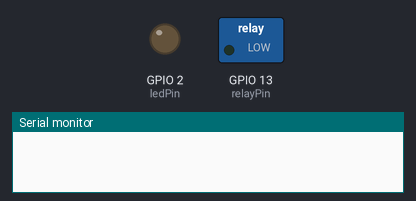
A sketch run on a simulated ESP32. Parts: switched loads named in the sketch (green lamp = pin HIGH), output pins drawn as LEDs (lit = HIGH), the last lines printed to the serial monitor. WiFi joins after 1.5 s; servers stay silent unless stated; network time is answered at once with the bench clock; the local clock reads 2024-03-15 10:24:30 at power-on unless the sketch sets it.

Above: at 0.1 s.
At 2.1 s:
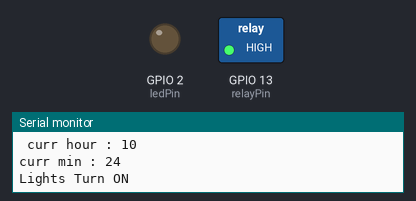
Timing chart, 0 to 3.6 s (numbered marks = the images above):
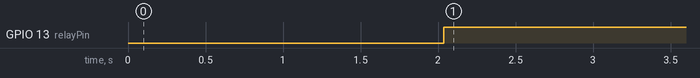

Measured:
- by itself, GPIO 13 (relayPin): LOW → HIGH at 2.0 s

The sketch:

manageLights.ino
```cpp
#include <WiFi.h>
#include <ESPAsyncWebServer.h>
#include <NTPClient.h>
#include <WiFiUdp.h>
#include <ESPmDNS.h>

// WiFi credentials
const char* ssid = "TP-Link_B432";
const char* password = "10499252";

// NTP setup
WiFiUDP ntpUDP;
NTPClient timeClient(ntpUDP, "pool.ntp.org", 19800, 60000); // 19800 seconds offset for Asia/Kolkata (5.5 hours)

// Relay pin
const int relayPin = 13;

// LED pin for sync failure indication
const int ledPin = 2;

// Start and end times (24-hour format)
int startHour = 9;
int startMinute = 0;
int endHour = 18;
int endMinute = 0;


char buff[256];

// Server setup
AsyncWebServer server(80);

// Max number of NTP retries
const int maxRetries = 10;

const char* index_html = R"rawliteral(
<!DOCTYPE html>
<html lang="en">
<head>
    <meta charset="UTF-8">
    <meta name="viewport" content="width=device-width, initial-scale=1.0">
    <title>Update Aquarium Light Timings</title>
    <style>
        body {
            font-family: Arial, sans-serif;
            margin: 20px;
        }

        h1 {
            text-align: center;
        }

        form {
            display: flex;
            flex-direction: column;
            align-items: center;
        }

        label {
            margin-bottom: 5px;
        }

        input[type="number"] {
            width: 50px;
            padding: 5px;
            border: 1px solid #ccc;
            border-radius: 3px;
        }

        button[type="submit"] {
            background-color: #4CAF50;
            color: white;
            padding: 10px 20px;
            border: none;
            border-radius: 4px;
            cursor: pointer;
        }

        button[type="submit"]:hover {
            background-color: #45A049;
        }
    </style>
</head>
<body>
    <h1>Update Aquarium Light Timings</h1>
    <form action="/update-time" method="POST" id="updateTimeForm">
        <label for="startHour">Start Hour:</label>
        <input type="number" id="startHour" name="startHour" min="0" max="23" required>
        <label for="startMinute">Start Minute:</label>
        <input type="number" id="startMinute" name="startMinute" min="0" max="59" required>
        <br>
        <label for="endHour">End Hour:</label>
        <input type="number" id="endHour" name="endHour" min="0" max="23" required>
        <label for="endMinute">End Minute:</label>
        <input type="number" id="endMinute" name="endMinute" min="0" max="59" required>
        <br>
        <button type="submit">Update</button>
    </form>
    <form action="/switch-on" method="POST" id="switchOn">
        <button type="submit">ON</button>
    </form>
    <form action="/switch-off" method="POST" id="switchOff">
        <button type="submit">OFF</button>
    </form>
    <script>
        const form = document.getElementById('updateTimeForm');

        form.addEventListener('submit', (event) => {
            const startHour = parseInt(document.getElementById('startHour').value);
            const startMinute = parseInt(document.getElementById('startMinute').value);
            const endHour = parseInt(document.getElementById('endHour').value);
            const endMinute = parseInt(document.getElementById('endMinute').value);

            if (isNaN(startHour) || isNaN(startMinute) || isNaN(endHour) || isNaN(endMinute)) {
                alert('Please enter valid numbers for all fields.');
                event.preventDefault();
            }
        });
    </script>
</body>
</html>

)rawliteral";

void setup() {
  Serial.begin(115200);

  // Initialize relay and LED pins
  pinMode(relayPin, OUTPUT);
  digitalWrite(relayPin, LOW);
  pinMode(ledPin, OUTPUT);
  digitalWrite(ledPin, LOW);

  // Connect to Wi-Fi
  WiFi.begin(ssid, password);
  while (WiFi.status() != WL_CONNECTED) {
    delay(1000);
    Serial.println("Connecting to WiFi...");
  }
  Serial.println("Connected to WiFi");

  // Print the IP address
  Serial.print("ESP32 IP Address: ");
  Serial.println(WiFi.localIP());

  // Initialize mDNS
  if (!MDNS.begin("aquarium-light")) {
    Serial.println("Error starting mDNS");
    return;
  }
  Serial.println("mDNS responder started");

  // Initialize NTP
  timeClient.begin();

  // Sync time with NTP
  bool ntpSyncSuccess = syncTimeWithRetries();

  // Initialize server
  server.on("/", HTTP_GET, [](AsyncWebServerRequest *request){
    request->send(200, "text/html", index_html);
  });

  server.on("/update-time", HTTP_POST, [](AsyncWebServerRequest *request) {
    if (request->hasParam("startHour", true) && request->hasParam("startMinute", true) &&
        request->hasParam("endHour", true) && request->hasParam("endMinute", true)) {
      startHour = request->getParam("startHour", true)->value().toInt();
      startMinute = request->getParam("startMinute", true)->value().toInt();
      endHour = request->getParam("endHour", true)->value().toInt();
      endMinute = request->getParam("endMinute", true)->value().toInt();
      request->send(200, "text/plain", "Time updated");
      execute();
    } else {
      request->send(400, "text/plain", "Invalid parameters");
    }
  });

  server.on("/switchOn", HTTP_POST, [](AsyncWebServerRequest *request) {
    request->send(200, "text/plain", "Switched On!");
    digitalWrite(relayPin, HIGH);
    Serial.println("Light Switched On!");
  });

  server.on("/switchOff", HTTP_POST, [](AsyncWebServerRequest *request) {
    request->send(200, "text/plain", "Switched Off!");
    digitalWrite(relayPin, LOW);
    Serial.println("Light Switched Off!");
  });

  server.begin();

  // Indicate sync failure if necessary
  if (!ntpSyncSuccess) {
    digitalWrite(ledPin, HIGH); // Turn on LED to indicate failure
  }
}

void execute() {
    timeClient.update();
  int currentHour = timeClient.getHours();
  int currentMinute = timeClient.getMinutes();
  sprintf(buff,"\nstart hour : %d\nstart min: %d\n curr hour : %d\ncurr min : %d",startHour,startMinute,currentHour,currentMinute);
    Serial.println(buff);

  if ((currentHour > startHour || (currentHour == startHour && currentMinute >= startMinute)) &&
      (currentHour < endHour || (currentHour == endHour && currentMinute <= endMinute))) {
    Serial.println("Lights Turn ON");
    digitalWrite(relayPin, HIGH);
  } else {
    Serial.println  ("Lights Turn OFF");
    digitalWrite(relayPin, LOW);
  }
  delay(60*1000); // Check every second
}

bool syncTimeWithRetries() {
  for (int i = 0; i < maxRetries; ++i) {
    timeClient.update();
    if (timeClient.getEpochTime() != 0) {
      Serial.println("Time synced successfully");
      return true;
    }
    delay(2000); // Wait 2 seconds before retrying
  }
  Serial.println("Failed to sync time after multiple attempts");
  return false;
}

void loop() {
  execute();
  delay(10*60*1000); // Check every 10 mins
}
```
